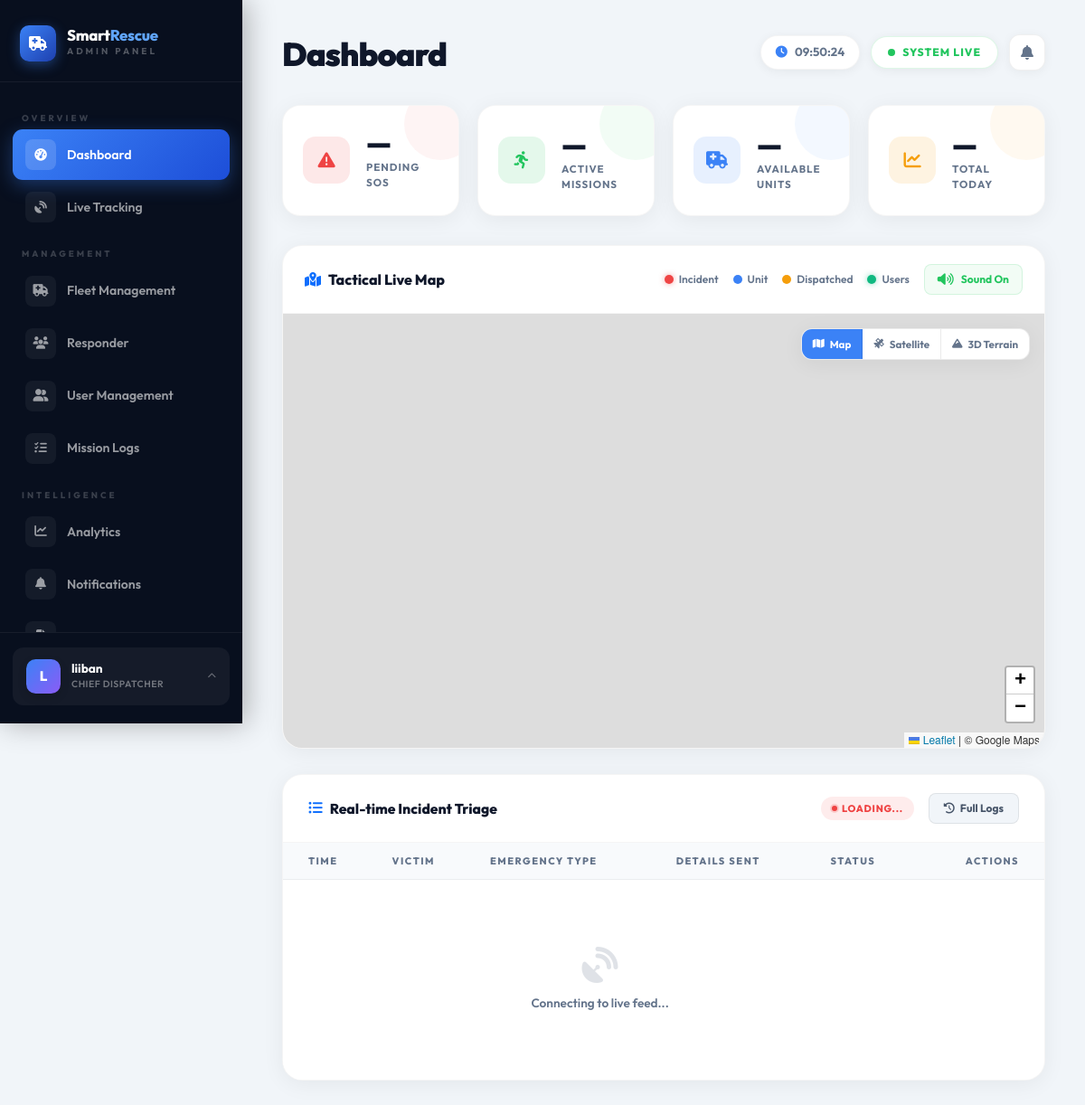
The app's page /admin/index.php (signed in) with its own data.
### tables this page shows
CREATE TABLE `system_settings` (
  `id` int(11) NOT NULL AUTO_INCREMENT,
  `setting_key` varchar(100) DEFAULT NULL,
  `setting_value` text DEFAULT NULL,
  `updated_at` timestamp NOT NULL DEFAULT current_timestamp() ON UPDATE current_timestamp(),
  PRIMARY KEY (`id`),
  UNIQUE KEY `setting_key` (`setting_key`)
);

### includes/functions.php (called while the page is built, shortened)
<?php
function get_setting($conn, $key, $default = '') {
    $key = mysqli_real_escape_string($conn, $key);
    $sql = "SELECT setting_value FROM system_settings WHERE setting_key = '$key' LIMIT 1";
    $result = mysqli_query($conn, $sql);
    if ($result && mysqli_num_rows($result) > 0) {
        $row = mysqli_fetch_assoc($result);
        return $row['setting_value'];
    }
    return $default;
}
?>

### admin/includes/lang.php (called while the page is built, shortened)
<?php
if (!isset($sys_lang)) {
    $sys_lang = 'en';
    if (isset($conn)) {
        if (function_exists('get_setting')) {
            $sys_lang = get_setting($conn, 'language', 'en');
        } else {
            $_lang_res = mysqli_query($conn, "SELECT setting_value FROM system_settings WHERE setting_key='language' LIMIT 1");
            if ($_lang_res && $_lang_row = mysqli_fetch_assoc($_lang_res)) {
                $sys_lang = $_lang_row['setting_value'] ?: 'en';
            }
        }
    }
}
function t($key) {
    global $translations, $sys_lang;
    $lang = $sys_lang ?? 'en';
    if (isset($translations[$lang][$key])) {
        return $translations[$lang][$key];
    }
    return $key;
}
?>

### admin/index.php (the view, shortened to what this page needs)
<?php
require_once '../config/db.php';
require_once '../includes/functions.php';
require_once '../includes/session_guard.php';
require_once 'includes/lang.php';
$sys_lang = get_setting($conn, 'language', 'en');
?>
<!DOCTYPE html>
<html lang="<?= $sys_lang ?>" <?= $sys_lang == 'ar' ? 'dir="rtl"' : '' ?>>
<head>
    <link rel="stylesheet" href="https://cdn.jsdelivr.net/npm/bootstrap@5.3.2/dist/css/bootstrap.min.css">
    <link rel="stylesheet" href="https://cdnjs.cloudflare.com/ajax/libs/font-awesome/6.5.0/css/all.min.css">
    <link rel="stylesheet" href="https://unpkg.com/leaflet@1.9.4/dist/leaflet.css">
</head>
<body>
    <?php include 'includes/sidebar.php'; ?>
    <main class="main-wrapper">
        <?php include 'includes/topbar.php'; ?>
        <div class="kpi-grid">
            <div class="kpi-card danger">
                <div class="kpi-icon danger"><i class="fa fa-triangle-exclamation"></i></div>
                <div>
                    <div class="kpi-num" id="stat-pending">—</div>
                    <div class="kpi-label"><?= t('Pending SOS') ?></div>
                </div>
            </div>
            <div class="kpi-card success">
                <div class="kpi-icon success"><i class="fa fa-person-running"></i></div>
                <div>
                    <div class="kpi-num" id="stat-active">—</div>
                    <div class="kpi-label"><?= t('Active Missions') ?></div>
                </div>
            </div>
            <div class="kpi-card primary">
                <div class="kpi-icon primary"><i class="fa fa-truck-medical"></i></div>
                <div>
                    <div class="kpi-num" id="stat-fleet">—</div>
                    <div class="kpi-label"><?= t('Available Units') ?></div>
                </div>
            </div>
            <div class="kpi-card warning">
                <div class="kpi-icon warning"><i class="fa fa-chart-line"></i></div>
                <div>
                    <div class="kpi-num" id="stat-total">—</div>
                    <div class="kpi-label"><?= t('Total Today') ?></div>
                </div>
            </div>
        </div>
        <div class="map-card">
            <div class="map-header">
                <h5><i class="fa fa-map-location-dot text-primary"></i> Tactical Live Map</h5>
                <div class="d-flex align-items-center gap-3">
                    <div class="map-legend">
                        <div class="legend-item">
                            <div class="legend-dot" style="background:#ef4444;box-shadow:0 0 6px rgba(239,68,68,0.5)">
                            </div> Incident
                        </div>
                        <div class="legend-item">
                            <div class="legend-dot" style="background:#3b82f6"></div> Unit
                        </div>
                        <div class="legend-item">
                            <div class="legend-dot" style="background:#f59e0b"></div> Dispatched
                        </div>
                        <div class="legend-item">
                            <div class="legend-dot" style="background:#10b981;box-shadow:0 0 6px rgba(16,185,129,0.5)">
                            </div> Users
                        </div>
                    </div>
                    <div class="sound-toggle" id="sound-toggle" onclick="toggleSound()">
                        <i class="fa fa-volume-high"></i> <span id="sound-label">Sound On</span>
                    </div>
                </div>
            </div>
            <div style="position:relative;">
                <div id="master-map"></div>
                <div class="map-layer-controls">
                    <button class="layer-btn active" id="btn-layer-std" onclick="setMapLayer('std')"><i
                            class="fa fa-map"></i> Map</button>
                    <button class="layer-btn" id="btn-layer-sat" onclick="setMapLayer('sat')"><i
                            class="fa fa-satellite"></i> Satellite</button>
                    <button class="layer-btn" id="btn-layer-3d" onclick="setMapLayer('3d')"><i
                            class="fa fa-mountain"></i> 3D Terrain</button>
                </div>
            </div>
        </div>
        <div class="panel-card">
            <div class="panel-header">
                <h5><i class="fa fa-list-ul text-primary"></i> Real-time Incident Triage</h5>
                <div class="d-flex align-items-center gap-3">
                    <span class="status-chip chip-pending" id="queue-count">Loading...</span>
                    <a href="view-requests.php" class="btn-cmd btn-view"><i class="fa fa-history"></i> Full Logs</a>
                </div>
            </div>
            <div class="table-responsive">
                <table class="table">
                    <thead>
                        <tr>
                            <th style="padding-left:28px">Time</th>
                            <th>Victim</th>
                            <th>Emergency Type</th>
                            <th>Details Sent</th>
                            <th>Status</th>
                            <th style="text-align:right;padding-right:28px">Actions</th>
                        </tr>
                    </thead>
                    <tbody id="incident-queue-body">
                        <tr>
                            <td colspan="5">
                                <div class="empty-state"><i class="fa fa-satellite-dish"></i>
                                    <p>Connecting to live feed...</p>
                                </div>
                            </td>
                        </tr>
                    </tbody>
                </table>
            </div>
        </div>
    </main>
</body>
</html>

### admin/includes/sidebar.php (shortened to what this page needs)
<?php
$current_page = basename($_SERVER['PHP_SELF']);
function navActive($page, $current) {
    return $page === $current ? 'active' : '';
}
?>
<aside class="sidebar">
    <a href="index.php" class="sidebar-brand">
        <div class="sidebar-brand-icon"><i class="fa fa-truck-medical"></i></div>
        <div>
            <div class="sidebar-brand-text">Smart<span>Rescue</span></div>
            <div class="sidebar-brand-sub"><?= t('Admin Panel') ?></div>
        </div>
    </a>
    <nav class="sidebar-nav">
        <div class="nav-section-label"><?= t('Overview') ?></div>
        <a href="index.php" class="nav-item-link <?= navActive('index.php', $current_page) ?>">
            <span class="nav-icon"><i class="fa fa-gauge-high"></i></span>
            <?= t('Dashboard') ?>
        </a>
        <a href="live-tracking.php" class="nav-item-link <?= navActive('live-tracking.php', $current_page) ?>">
            <span class="nav-icon"><i class="fa fa-satellite-dish"></i></span>
            <?= t('Live Tracking') ?>
        </a>
        <div class="nav-section-label"><?= t('Management') ?></div>
        <a href="fleet.php" class="nav-item-link <?= navActive('fleet.php', $current_page) ?>">
            <span class="nav-icon"><i class="fa fa-truck-medical"></i></span>
            <?= t('Fleet Management') ?>
        </a>
        <a href="team.php" class="nav-item-link <?= navActive('team.php', $current_page) ?>">
            <span class="nav-icon"><i class="fa fa-users"></i></span>
            <?= t('Responder') ?>
        </a>
        <a href="users.php" class="nav-item-link <?= navActive('users.php', $current_page) ?>">
            <span class="nav-icon"><i class="fa fa-user-group"></i></span>
            <?= t('User Management') ?>
        </a>
        <a href="view-requests.php" class="nav-item-link <?= navActive('view-requests.php', $current_page) ?>">
            <span class="nav-icon"><i class="fa fa-list-check"></i></span>
            <?= t('Mission Logs') ?>
        </a>
        <div class="nav-section-label"><?= t('Intelligence') ?></div>
        <a href="analytics.php" class="nav-item-link <?= navActive('analytics.php', $current_page) ?>">
            <span class="nav-icon"><i class="fa fa-chart-line"></i></span>
            <?= t('Analytics') ?>
        </a>
        <a href="notifications.php" class="nav-item-link <?= navActive('notifications.php', $current_page) ?>">
            <span class="nav-icon"><i class="fa fa-bell"></i></span>
            <?= t('Notifications') ?>
        </a>
        <a href="reports.php" class="nav-item-link <?= navActive('reports.php', $current_page) ?>">
            <span class="nav-icon"><i class="fa fa-file-lines"></i></span>
        </a>
    </nav>
    <div class="sidebar-footer">
        <div class="profile-dropdown-wrapper" id="pddWrapper">
            <div class="admin-profile-card" id="pddTrigger" role="button" aria-haspopup="true" aria-expanded="false">
                <div style="display:flex; align-items:center; gap:12px;">
                    <div class="admin-avatar">
                        <?php if(!empty($_SESSION['profile_image'])): ?>
                            <img src="../<?= htmlspecialchars($_SESSION['profile_image']) ?>" style="width:100%;height:100%;object-fit:cover;" alt="avatar">
                        <?php else: ?>
                            <?= strtoupper(substr($_SESSION['fullname'] ?? 'A', 0, 1)) ?>
                        <?php endif; ?>
                    </div>
                    <div>
                        <div class="admin-name"><?= htmlspecialchars($_SESSION['fullname'] ?? 'Admin') ?></div>
                        <div class="admin-role">Chief Dispatcher</div>
                    </div>
                </div>
                <i class="fa fa-chevron-up pdd-chevron" aria-hidden="true"></i>
            </div>
        </div>
    </div>
</aside>

### admin/includes/sidebar.php (style rules this page uses)
:root { --sidebar-bg: #080f1e; --sidebar-width: 268px; --nav-active-bg: linear-gradient(135deg, #3b82f6, #1d4ed8); --nav-hover-bg: rgba(255,255,255,0.07); --nav-text: rgba(255,255,255,0.58); --nav-active-text: #ffffff; --accent: #3b82f6; }
.sidebar { width: var(--sidebar-width); height: 100vh; position: fixed; left: 0; top: 0; background: var(--sidebar-bg); display: flex; flex-direction: column; z-index: 1100; box-shadow: 4px 0 30px rgba(0,0,0,0.3); overflow: hidden; }
.sidebar-brand { display: flex; align-items: center; gap: 12px; padding: 28px 22px 22px; border-bottom: 1px solid rgba(255,255,255,0.06); text-decoration: none; }
.sidebar-brand-icon { width: 40px; height: 40px; background: linear-gradient(135deg, #3b82f6, #1e40af); border-radius: 10px; display: flex; align-items: center; justify-content: center; color: white; font-size: 1rem; box-shadow: 0 4px 14px rgba(59,130,246,0.4); flex-shrink: 0; }
.sidebar-brand-text { font-size: 1.05rem; font-weight: 800; color: white; letter-spacing: -0.3px; line-height: 1; }
.sidebar-brand-text span { color: #60a5fa; }
.sidebar-brand-sub { font-size: 0.62rem; font-weight: 700; letter-spacing: 3px; color: rgba(255,255,255,0.3); text-transform: uppercase; margin-top: 2px; }
.sidebar-nav { flex: 1; overflow-y: auto; padding: 18px 14px; scrollbar-width: none; }
.nav-section-label { font-size: 0.6rem; font-weight: 800; letter-spacing: 3px; color: rgba(255,255,255,0.2); text-transform: uppercase; padding: 14px 10px 6px; }
.nav-item-link { display: flex; align-items: center; gap: 12px; padding: 11px 14px; border-radius: 11px; color: var(--nav-text); text-decoration: none; font-weight: 600; font-size: 0.88rem; margin-bottom: 2px; transition: all 0.22s cubic-bezier(0.4,0,0.2,1); position: relative; }
.nav-item-link .nav-icon { width: 34px; height: 34px; border-radius: 8px; background: rgba(255,255,255,0.05); display: flex; align-items: center; justify-content: center; font-size: 0.85rem; transition: all 0.22s; flex-shrink: 0; }
.nav-item-link.active { background: var(--nav-active-bg); color: white; box-shadow: 0 6px 20px rgba(59,130,246,0.35); }
.nav-item-link.active .nav-icon { background: rgba(255,255,255,0.15); color: white; }
.sidebar-footer { padding: 16px 14px 20px; border-top: 1px solid rgba(255,255,255,0.06); }
.admin-profile-card { display: flex; align-items: center; justify-content: space-between; padding: 12px 14px; background: rgba(255,255,255,0.05); border-radius: 12px; margin-bottom: 0px; cursor: pointer; transition: 0.2s; user-select: none; }
.admin-avatar { width: 38px; height: 38px; border-radius: 10.5px; background: linear-gradient(135deg, #3b82f6, #8b5cf6); display: flex; align-items: center; justify-content: center; color: white; font-size: 0.95rem; font-weight: 800; flex-shrink: 0; overflow: hidden; box-shadow: 0 4px 10px rgba(0,0,0,0.15); }
.admin-name { font-size: 0.85rem; font-weight: 700; color: white; line-height: 1.2; }
.admin-role { font-size: 0.65rem; color: rgba(255,255,255,0.4); font-weight: 600; text-transform: uppercase; letter-spacing: 0.5px; margin-top: 2px; }
.profile-dropdown-wrapper { position: relative; }
.admin-profile-card { display: flex; align-items: center; justify-content: space-between; padding: 12px 14px; background: rgba(255,255,255,0.05); border-radius: 12px; cursor: pointer; transition: background 0.22s ease, box-shadow 0.22s ease; user-select: none; border: 1px solid transparent; }
.pdd-chevron { font-size: 0.6rem; color: rgba(255,255,255,0.35); transition: transform 0.28s cubic-bezier(0.4,0,0.2,1), color 0.2s; flex-shrink: 0; }

### records on screen
system_settings: setting_value "ADMIN PANEL", setting_value "OVERVIEW", setting_value "Dashboard", setting_value "Live Tracking", setting_value "MANAGEMENT", setting_value "Fleet Management", setting_value "Responder", setting_value "User Management", setting_value "Mission Logs", setting_value "INTELLIGENCE", setting_value "Analytics", setting_value "Notifications", setting_value "PENDING SOS", setting_value "ACTIVE MISSIONS", setting_value "AVAILABLE UNITS", setting_value "TOTAL TODAY"

### other values on screen
substr($_SESSION['fullname'] ?? 'A', 0, 1) "L"
$_SESSION['fullname'] "liiban"
$page_title "Dashboard"
